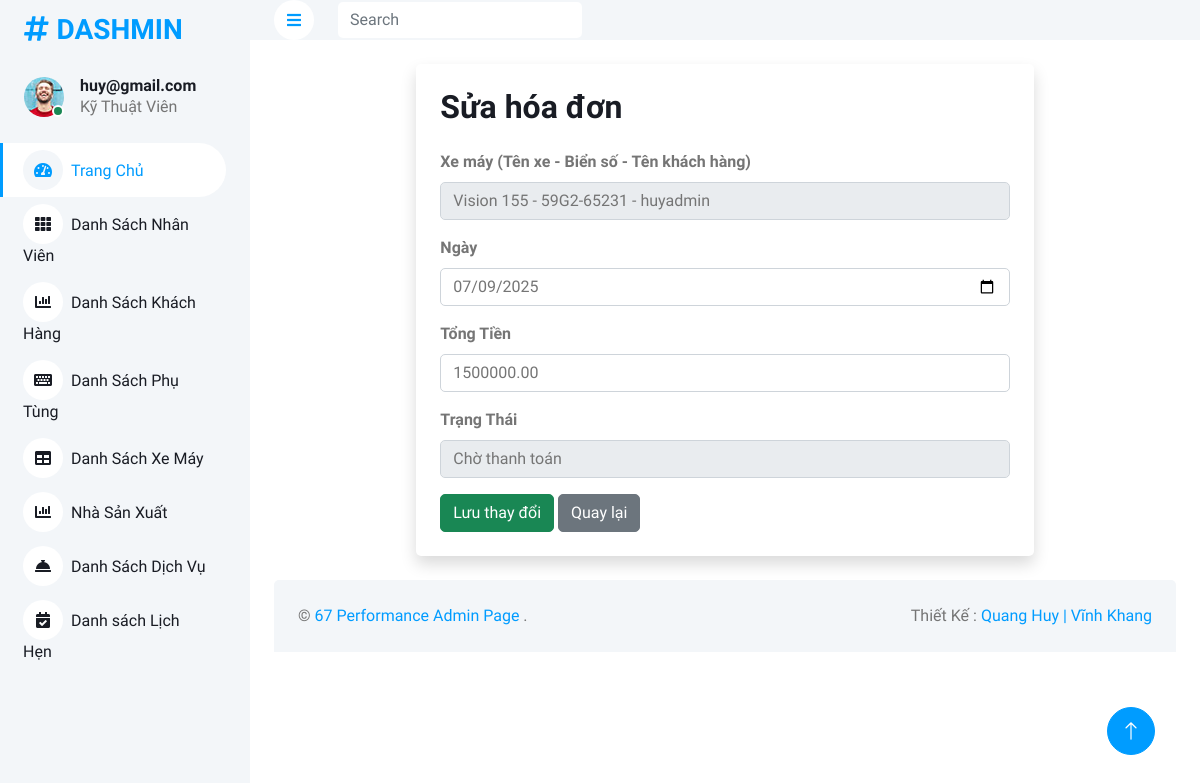
Page /Admin/hoadon.php?controller=hoadon&action=edit&id=21 (signed in) on the committed database.
### tables this page shows
CREATE TABLE `hoadon` (
  `MaHD` int(11) NOT NULL,
  `TongTien` decimal(10,2) DEFAULT NULL,
  `Ngay` date DEFAULT NULL,
  `TrangThai` enum('cho_thanh_toan','da_thanh_toan','huy') DEFAULT NULL,
  `xemay_MaXE` int(11) DEFAULT NULL,
  `phutungxemay_MaSP` int(11) NOT NULL
);

CREATE TABLE `xemay` (
  `MaXE` int(11) NOT NULL,
  `TenXe` varchar(255) DEFAULT NULL,
  `LoaiXe` varchar(255) DEFAULT NULL,
  `PhanKhuc` varchar(255) DEFAULT NULL,
  `BienSoXe` varchar(255) DEFAULT NULL,
  `HinhAnhMatTruocXe` varchar(255) DEFAULT NULL,
  `HinhAnhMatSauXe` varchar(255) DEFAULT NULL,
  `hoadon_MaHD` int(11) DEFAULT NULL,
  `khachhang_MaKH` int(11) DEFAULT NULL
);

CREATE TABLE `khachhang` (
  `MaKH` int(11) NOT NULL,
  `TenKH` varchar(100) DEFAULT NULL,
  `Email` varchar(30) DEFAULT NULL,
  `MatKhau` varchar(255) DEFAULT NULL,
  `DiaChi` text DEFAULT NULL,
  `SDT` varchar(10) DEFAULT NULL,
  `TrangThai` enum('hoat_dong','bi_khoa') DEFAULT NULL,
  `Reset_token` text DEFAULT NULL,
  `admin_AdminID` int(11) DEFAULT NULL
);

### Admin/controllers/HoaDonController.php (called while the page is built, shortened)
<?php
require_once __DIR__ . '/../models/HoaDonModel.php';
class HoaDonController
{
  private $model;
  public function __construct($db)
  {
    $this->model = new HoaDonModel($db);
  }
  public function edit()
  {
    $id = $_GET['id'] ?? null;
    $hoadon = $this->model->getById($id);
    include __DIR__ . '/../views/hoadon/edit.php';
  }
}
?>

### Admin/models/HoaDonModel.php (called while the page is built, shortened)
<?php
class HoaDonModel
{
  private $conn;
  public function __construct($db)
  {
    $this->conn = $db;
  }
  public function getById($id)
  {
    $stmt = $this->conn->prepare("
            SELECT
                h.*,
                x.TenXe,
                x.BienSoXe,
                k.TenKH
            FROM hoadon h
            LEFT JOIN xemay x ON h.xemay_MaXE = x.MaXE
            LEFT JOIN khachhang k ON x.khachhang_MaKH = k.MaKH
            WHERE h.MaHD = ?
        ");
    $stmt->execute([$id]);
    return $stmt->fetch(PDO::FETCH_ASSOC);
  }
}

### Admin/views/hoadon/edit.php (the view, shortened to what this page needs)
<div class="container-fluid pt-4 px-4">
  <div class="row g-4 justify-content-center">
    <div class="col-lg-8 col-md-10 bg-white p-4 rounded shadow">
      <h2 class="mb-4">Sửa hóa đơn</h2>
      <form method="post">
        <div class="mb-3">
          <label class="form-label fw-bold">Xe máy (Tên xe - Biển số - Tên khách hàng)</label>
          <input type="text" class="form-control"
                 value="<?= htmlspecialchars($hoadon['TenXe'] . ' - ' . $hoadon['BienSoXe'] . ' - ' . $hoadon['TenKH']) ?>"
                 readonly>
        </div>
        <div class="mb-3">
          <label class="form-label fw-bold">Ngày</label>
          <input type="date" name="Ngay" class="form-control" value="<?= htmlspecialchars(date('Y-m-d', strtotime($hoadon['Ngay']))) ?>" required>
        </div>
        <div class="mb-3">
          <label class="form-label fw-bold">Tổng Tiền</label>
          <input type="number" name="TongTien" class="form-control" value="<?= htmlspecialchars($hoadon['TongTien']) ?>" min="0" required>
        </div>
        <div class="mb-3">
          <label class="form-label fw-bold">Trạng Thái</label>
          <select name="TrangThai" class="form-control" required>
            <option value="cho_thanh_toan" <?= $hoadon['TrangThai'] == 'cho_thanh_toan' ? 'selected' : '' ?>>Chờ thanh toán</option>
          </select>
        </div>
        <button type="submit" class="btn btn-success" name="save">Lưu thay đổi</button>
        <a href="khachhang.php" class="btn btn-secondary">Quay lại</a>
      </form>
    </div>
  </div>
</div>

### Admin/css/style.css (style rules this page uses)
:root { --primary: #009CFF; --light: #F3F6F9; --dark: #191C24; }
.btn { transition: .5s; }

### rows in the picture
hoadon: xemay_MaXE.TenKH "Vision 155 - 59G2-65231 - huyadmin", Ngay "07/09/2025", TongTien "1500000.00", TrangThai "Chờ thanh toán"

### other values in the picture
$displayName "huy@gmail.com"
$roleLabel "Kỹ Thuật Viên"
